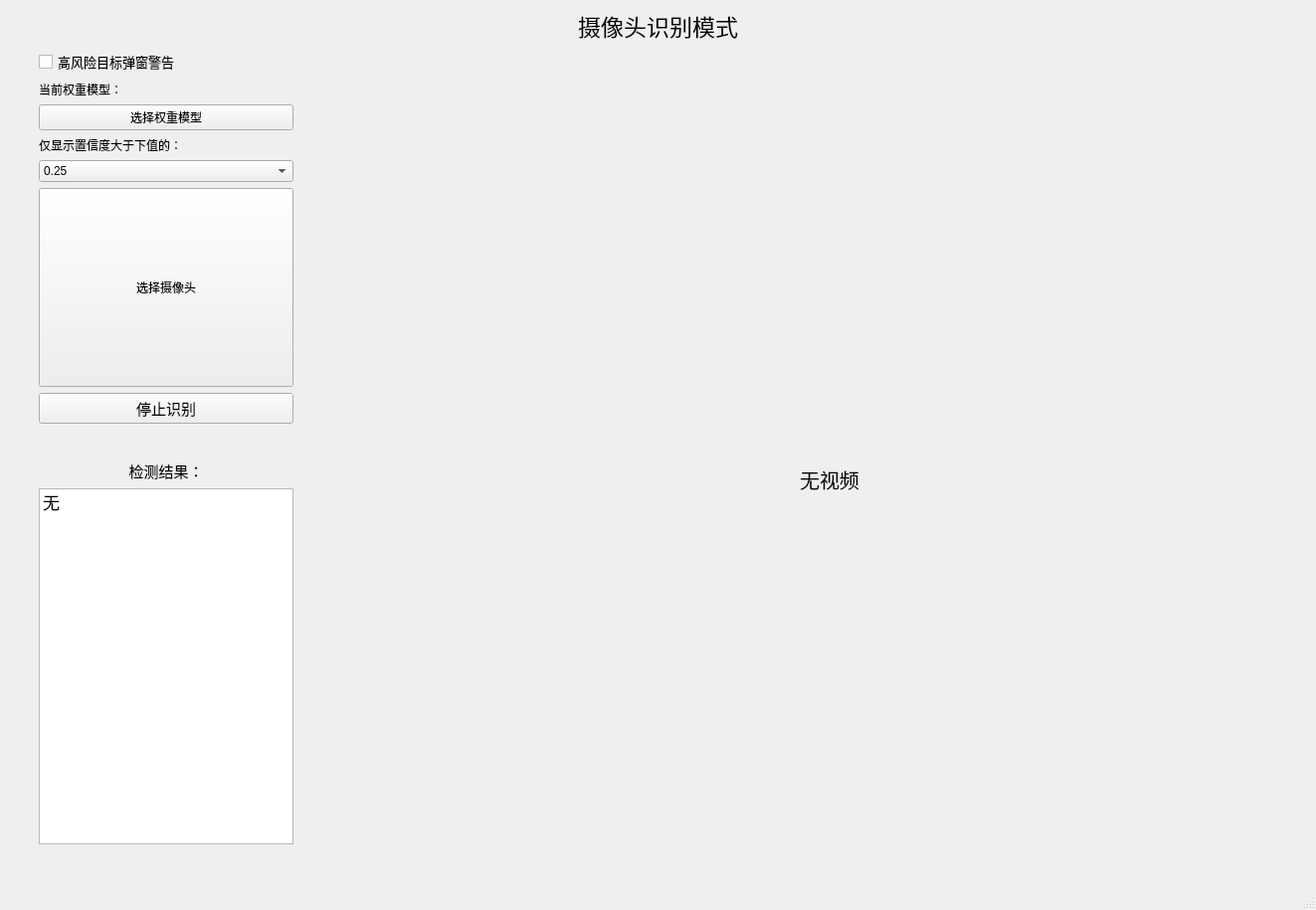
<?xml version="1.0" encoding="UTF-8"?>
<ui version="4.0">
 <class>MainWindow</class>
 <widget class="QMainWindow" name="MainWindow">
  <property name="geometry">
   <rect>
    <x>0</x>
    <y>0</y>
    <width>1323</width>
    <height>915</height>
   </rect>
  </property>
  <property name="windowTitle">
   <string>MainWindow</string>
  </property>
  <widget class="QWidget" name="centralwidget">
   <layout class="QGridLayout" name="gridLayout">
    <item row="1" column="1">
     <layout class="QVBoxLayout" name="verticalLayout_2">
      <item>
       <widget class="QCheckBox" name="isAlertBox">
        <property name="font">
         <font>
          <pointsize>10</pointsize>
         </font>
        </property>
        <property name="layoutDirection">
         <enum>Qt::LeftToRight</enum>
        </property>
        <property name="text">
         <string>高风险目标弹窗警告</string>
        </property>
       </widget>
      </item>
      <item>
       <layout class="QHBoxLayout" name="horizontalLayout_3">
        <item>
         <layout class="QVBoxLayout" name="verticalLayout">
          <item>
           <widget class="QLabel" name="weightLabel">
            <property name="text">
             <string>当前权重模型：</string>
            </property>
           </widget>
          </item>
          <item>
           <widget class="QPushButton" name="weightButton">
            <property name="text">
             <string>选择权重模型</string>
            </property>
           </widget>
          </item>
          <item>
           <widget class="QLabel" name="label">
            <property name="text">
             <string>仅显示置信度大于下值的：</string>
            </property>
           </widget>
          </item>
          <item>
           <widget class="QComboBox" name="confComboBox">
            <item>
             <property name="text">
              <string>0.25</string>
             </property>
            </item>
            <item>
             <property name="text">
              <string>0.5</string>
             </property>
            </item>
            <item>
             <property name="text">
              <string>0.6</string>
             </property>
            </item>
            <item>
             <property name="text">
              <string>0.7</string>
             </property>
            </item>
            <item>
             <property name="text">
              <string>0.8</string>
             </property>
            </item>
            <item>
             <property name="text">
              <string>0.9</string>
             </property>
            </item>
           </widget>
          </item>
          <item>
           <widget class="QPushButton" name="selectCameraButton">
            <property name="sizePolicy">
             <sizepolicy hsizetype="Minimum" vsizetype="Minimum">
              <horstretch>0</horstretch>
              <verstretch>2</verstretch>
             </sizepolicy>
            </property>
            <property name="maximumSize">
             <size>
              <width>16777215</width>
              <height>200</height>
             </size>
            </property>
            <property name="text">
             <string>选择摄像头</string>
            </property>
           </widget>
          </item>
          <item>
           <widget class="QPushButton" name="stopCamButton">
            <property name="maximumSize">
             <size>
              <width>16777215</width>
              <height>35</height>
             </size>
            </property>
            <property name="font">
             <font>
              <pointsize>11</pointsize>
             </font>
            </property>
            <property name="text">
             <string>停止识别</string>
            </property>
           </widget>
          </item>
          <item>
           <spacer name="verticalSpacer">
            <property name="orientation">
             <enum>Qt::Vertical</enum>
            </property>
            <property name="sizeType">
             <enum>QSizePolicy::Preferred</enum>
            </property>
            <property name="sizeHint" stdset="0">
             <size>
              <width>20</width>
              <height>30</height>
             </size>
            </property>
           </spacer>
          </item>
          <item>
           <widget class="QLabel" name="label_2">
            <property name="font">
             <font>
              <pointsize>11</pointsize>
             </font>
            </property>
            <property name="text">
             <string>检测结果：</string>
            </property>
            <property name="alignment">
             <set>Qt::AlignCenter</set>
            </property>
           </widget>
          </item>
          <item>
           <layout class="QHBoxLayout" name="horizontalLayout">
            <item>
             <widget class="QListWidget" name="detectResultListCam">
              <property name="font">
               <font>
                <pointsize>13</pointsize>
               </font>
              </property>
              <item>
               <property name="text">
                <string>无</string>
               </property>
              </item>
             </widget>
            </item>
           </layout>
          </item>
          <item>
           <spacer name="verticalSpacer_4">
            <property name="orientation">
             <enum>Qt::Vertical</enum>
            </property>
            <property name="sizeType">
             <enum>QSizePolicy::Fixed</enum>
            </property>
            <property name="sizeHint" stdset="0">
             <size>
              <width>20</width>
              <height>35</height>
             </size>
            </property>
           </spacer>
          </item>
         </layout>
        </item>
        <item>
         <spacer name="horizontalSpacer">
          <property name="orientation">
           <enum>Qt::Horizontal</enum>
          </property>
          <property name="sizeType">
           <enum>QSizePolicy::Expanding</enum>
          </property>
          <property name="sizeHint" stdset="0">
           <size>
            <width>40</width>
            <height>20</height>
           </size>
          </property>
         </spacer>
        </item>
        <item>
         <widget class="QLabel" name="cameraLabel">
          <property name="sizePolicy">
           <sizepolicy hsizetype="Maximum" vsizetype="Maximum">
            <horstretch>50</horstretch>
            <verstretch>0</verstretch>
           </sizepolicy>
          </property>
          <property name="maximumSize">
           <size>
            <width>900</width>
            <height>730</height>
           </size>
          </property>
          <property name="font">
           <font>
            <pointsize>15</pointsize>
           </font>
          </property>
          <property name="text">
           <string>无视频</string>
          </property>
          <property name="scaledContents">
           <bool>true</bool>
          </property>
          <property name="alignment">
           <set>Qt::AlignCenter</set>
          </property>
         </widget>
        </item>
       </layout>
      </item>
     </layout>
    </item>
    <item row="0" column="1">
     <widget class="QLabel" name="label_3">
      <property name="font">
       <font>
        <family>幼圆</family>
        <pointsize>17</pointsize>
       </font>
      </property>
      <property name="text">
       <string>摄像头识别模式</string>
      </property>
      <property name="alignment">
       <set>Qt::AlignCenter</set>
      </property>
     </widget>
    </item>
    <item row="1" column="0">
     <spacer name="horizontalSpacer_2">
      <property name="orientation">
       <enum>Qt::Horizontal</enum>
      </property>
      <property name="sizeType">
       <enum>QSizePolicy::Fixed</enum>
      </property>
      <property name="sizeHint" stdset="0">
       <size>
        <width>30</width>
        <height>20</height>
       </size>
      </property>
     </spacer>
    </item>
    <item row="1" column="2">
     <spacer name="horizontalSpacer_3">
      <property name="orientation">
       <enum>Qt::Horizontal</enum>
      </property>
      <property name="sizeType">
       <enum>QSizePolicy::Fixed</enum>
      </property>
      <property name="sizeHint" stdset="0">
       <size>
        <width>30</width>
        <height>20</height>
       </size>
      </property>
     </spacer>
    </item>
   </layout>
  </widget>
  <widget class="QMenuBar" name="menubar">
   <property name="geometry">
    <rect>
     <x>0</x>
     <y>0</y>
     <width>1323</width>
     <height>26</height>
    </rect>
   </property>
  </widget>
  <widget class="QStatusBar" name="statusbar"/>
 </widget>
 <resources/>
 <connections/>
</ui>
